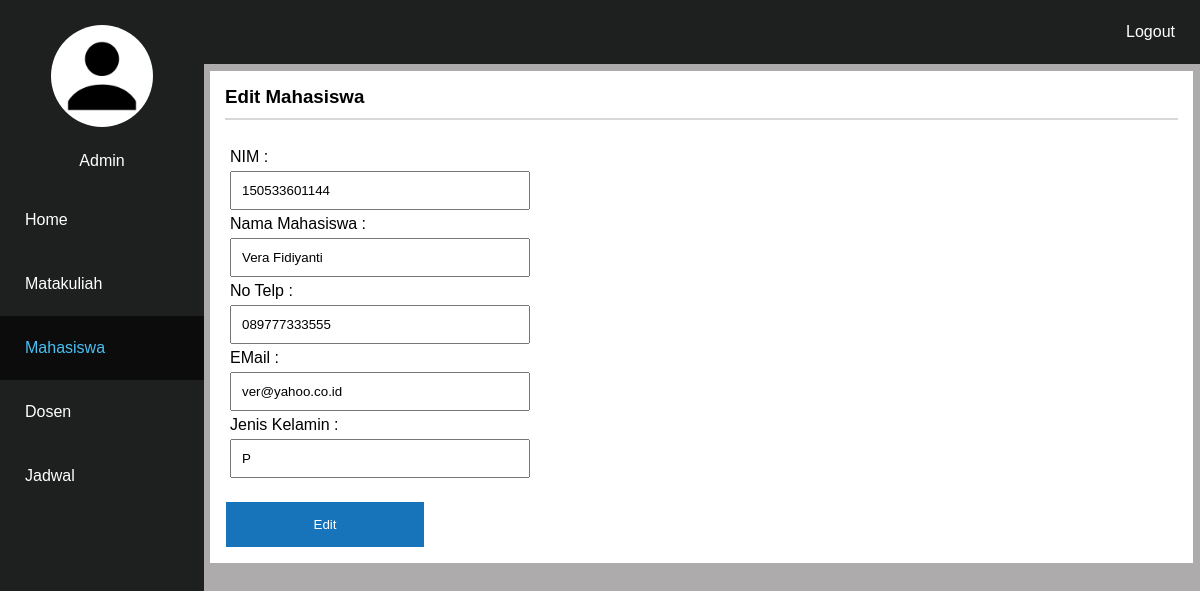
/admin/edit-mhs.php?nim=150533601144 (signed in), run on the app's committed database.
### tables this page shows
CREATE TABLE `mahasiswa` (
  `nim` varchar(12) NOT NULL,
  `nama_mhs` varchar(35) NOT NULL,
  `no_telp_mhs` varchar(15) NOT NULL,
  `email_mhs` varchar(35) NOT NULL,
  `jk` enum('L','P') NOT NULL,
  `password` varchar(32) NOT NULL
);

### admin/edit-mhs.php (the view, shortened to what this page needs)
<!DOCTYPE html PUBLIC "-//W3C//DTD XHTML 1.0 Transitional//EN" "http://www.w3.org/TR/xhtml1/DTD/xhtml1-transitional.dtd">
<html xmlns="http://www.w3.org/1999/xhtml">
<head>
<link rel="stylesheet" type="text/css" href="../style.css" />
</head>
<?php
include "../check.php";
include "../koneksi.php";
?>
<body>
	<div class="navbar-side">
		<ul>
			<li><center><img src="../image/user-128.png" class="img-navbar"> <br> Admin <br><br></center></li>
			<li><a href="index.php">Home</a></li>
			<li><a href="daftar-matkul.php">Matakuliah</a></li>
			<li><a href="daftar-mahasiswa.php" class="active">Mahasiswa</a></li>
			<li><a href="daftar-dosen.php">Dosen</a></li>
			<li><a href="daftar-jadwal.php">Jadwal</a></li>
		</ul>
	</div>
	<div class="content">
		<div class="top-nav">
			<ul>
				<li style="float: right"><a href="../logout.php" style="float: right">Logout</a></li>
			</ul>
		</div>
		<div class="container">
		<h3>Edit Mahasiswa</h3>
			<div class="separate-line"></div>
			<br>
			<?php
			$cari = mysqli_query($conn,"select * from mahasiswa where nim = '$_GET[nim]'");
			$r = mysqli_fetch_array($cari,MYSQLI_NUM);
			?>
			<form action="edit-student.php" method="post">
				<label>NIM : </label> <br>
				<input type="text" name="nim" value="<?php echo $r[0]; ?>" class="input-text-add-edit" required="required" /><br />
				<label>Nama Mahasiswa : </label> <br>
				<input type="text" name="nama_mhs" value="<?php echo $r[1]; ?>" class="input-text-add-edit" required="required" /><br />
				<label>No Telp : </label> <br>
				<input type="text" name="no_telp" value="<?php echo $r[2]; ?>" class="input-text-add-edit" required="required" /><br />
				<label>EMail : </label> <br>
				<input type="text" name="email" value="<?php echo $r[3]; ?>" class="input-text-add-edit" required="required" /><br />
				<label>Jenis Kelamin : </label> <br>
				<input type="text" name="jk" value="<?php echo $r[4]; ?>" class="input-text-add-edit" required="required" /><br /><br>
				<input type="submit" value="Edit" class="submit-btn"/>
			</form>
		</div>
	</div>
</body>
</html>

### style.css (style rules this page uses)
* { margin:0; padding:0; box-sizing:border-box; }
a { text-decoration: none; color: #0b2a9c; }
body { font-family:"Trebuchet MS", Arial, Helvetica, sans-serif; background-color: #adabab; }
.container { margin-left: 17.5%; margin-top: 7px; margin-right: 7px; margin-bottom: 7px; background-color: #fff; padding: 15px; }
.content { content: ""; }
.separate-line { border: solid 1px #d9d8d8; box-shadow: #999595; width: 100%; align-content: center; margin-top: 10px; margin-bottom: 10px; }
label { margin: 5px; bottom: 5px; }
.input-text-add-edit { font-family:"Trebuchet MS", Arial, Helvetica, sans-serif; padding: 10px; margin: 5px; width: 300px; }
.submit-btn { font-family:"Trebuchet MS", Arial, Helvetica, sans-serif; padding: 15px; background-color: #1773ba; color: #fff; border: 1px solid #fff; width: 200px; }
.img-navbar { border-radius: 50%; background-color: #fff; margin: 25px 27px; width: 50%; }
.top-nav { width: 100%; height: auto; background-color: #1e1f1f; }
.top-nav ul { list-style-type: none; overflow: hidden; }
.top-nav ul li { display: inline-block; }
.top-nav ul li a { color: #fff; padding: 23px 25px; text-decoration: none; }
.navbar-side { height: 100%; background-color: #1e1f1f; position: fixed; width: 17%; color: #fff; }
.navbar-side ul { list-style-type: none; overflow: auto; }
.navbar-side ul li a { display: block; color: #fff; padding: 23px 25px; color: #fff; text-decoration: none; }
.navbar-side ul li a.active { color: #48c1f4; background-color: #0c0c0c; text-decoration: none; }

### data on the page
mahasiswa: nim "150533601144", nama_mhs "Vera Fidiyanti", no_telp "089777333555", email "ver@yahoo.co.id", jk "P"
